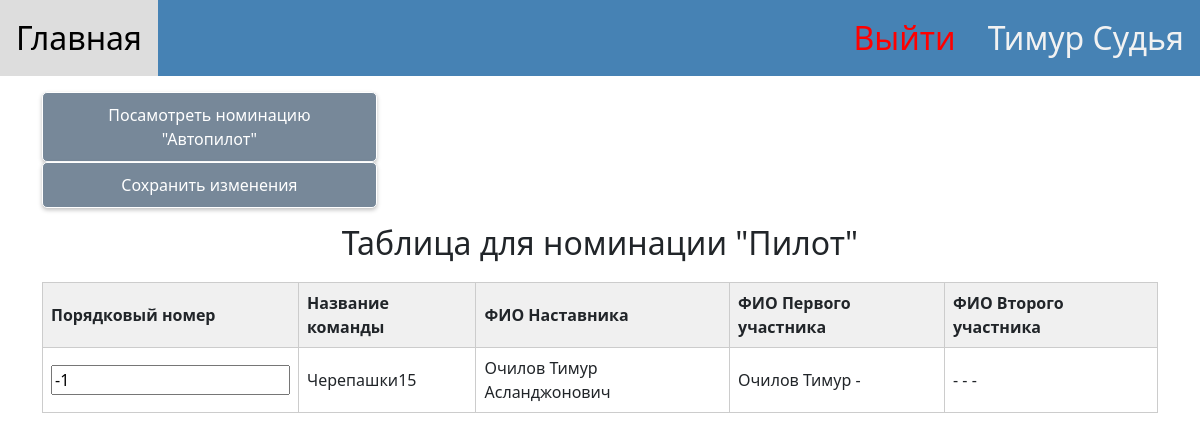
/redact_random_queue/14/pilot (signed in), run on the app's committed database.
### for_work_with_database/class_db_user.py (models this page shows, shortened)
class User(SqlAlchemyBase, UserMixin):
    __tablename__ = 'users'
    id = Column(Integer, primary_key=True, autoincrement=True)
    email = Column(String, unique=True)
    password = Column(String)
    name = Column(String)
    last_name = Column(String)
    role_id = Column(Integer, ForeignKey('roles.id'))

### for_work_with_database/class_db_team.py (models this page shows)
class TeamDB(SqlAlchemyBase):
    __tablename__ = 'teams'
    id = sqlalchemy.Column(sqlalchemy.Integer, primary_key=True, autoincrement=True)
    name_command = sqlalchemy.Column(sqlalchemy.String)
    name_of_organization = sqlalchemy.Column(sqlalchemy.String)
    first_score = sqlalchemy.Column(sqlalchemy.Text)
    second_score = sqlalchemy.Column(sqlalchemy.Text)
    nomination = sqlalchemy.Column(sqlalchemy.Integer)
    competition_id = sqlalchemy.Column(sqlalchemy.Integer)
    manager = sqlalchemy.Column(sqlalchemy.String)
    number_phone_of_manager = sqlalchemy.Column(sqlalchemy.String)
    email_of_manager = sqlalchemy.Column(sqlalchemy.String)
    name_first_member = sqlalchemy.Column(sqlalchemy.String)
    last_name_first_member = sqlalchemy.Column(sqlalchemy.String)
    middle_name_first_member = sqlalchemy.Column(sqlalchemy.String)
    date_birthday_first_member = sqlalchemy.Column(sqlalchemy.String)
    certificate_PFDO_first_member = sqlalchemy.Column(sqlalchemy.String)
    name_second_member = sqlalchemy.Column(sqlalchemy.String)
    middle_name_second_member = sqlalchemy.Column(sqlalchemy.String)
    last_name_second_member = sqlalchemy.Column(sqlalchemy.String)
    date_birthday_second_member = sqlalchemy.Column(sqlalchemy.String)
    certificate_PFDO_second_member = sqlalchemy.Column(sqlalchemy.String)
    final_top = sqlalchemy.Column(sqlalchemy.Integer)
    final_score = sqlalchemy.Column(sqlalchemy.Integer)
    random_queue = sqlalchemy.Column(sqlalchemy.Integer)
    time_of_first_race = sqlalchemy.Column(sqlalchemy.Integer)
    time_of_second_race = sqlalchemy.Column(sqlalchemy.Integer)
    list_logs_score_of_first_race = sqlalchemy.Column(sqlalchemy.Text)
    list_logs_score_of_second_race = sqlalchemy.Column(sqlalchemy.Text)

### main.py (the view, shortened to what this page needs)
@app.route("/redact_random_queue/<int:competition_id>/<string:nomination>", methods=["POST", "GET"])
@limiter.limit(REQUESTS_TIME)
def redact_random_queue(competition_id, nomination):
    if not current_user.is_authenticated:
        return redirect("/")
    if current_user.role_id == 1:
        return redirect("/")
    sess = db_session.create_session()
    print(find_nominatation_id_by_name(nomination), type(find_nominatation_id_by_name(nomination)))
    teams = sess.query(TeamDB).filter(TeamDB.competition_id == competition_id, TeamDB.nomination == find_nominatation_id_by_name(nomination)).all()
    for i in teams:
        print(i.nomination)
    if request.method == "GET":
        return render_template("redact_random_queue.html", teams=teams, is_error=False, competition_id=competition_id,
                               nomination_show=find_nominatation_name_by_id(find_nominatation_id_by_name(nomination)))

### for_work_with_database/db_session.py (called while the page is built)
def create_session() -> Session:
    global __factory
    return __factory()

### main.py (called while the page is built)
@login_manager.user_loader
def load_user(user_id):
    db_sess = db_session.create_session()
    return db_sess.query(User).get(user_id)

def find_nominatation_id_by_name(name_of_nomination):
    if name_of_nomination == "pilot":
        return 1
    return 2

def find_nominatation_name_by_id(name_of_nomination):
    if name_of_nomination == 1:
        return "Пилот"
    return "Автопилот"

### templates/redact_random_queue.html (shortened to what this page needs)
{% extends "base.html" %}
{% block content %}
<body>
<p align="center">
<div>
    {% if nomination_show == "Пилот" %}
    <a href="/redact_random_queue/{{competition_id}}/autopilot">
        <button class="green_button" type="button" style="width: 30%">Посaмотреть номинацию "Автопилот"</button></a>
    {% else %}
    <a href="/redact_random_queue/{{competition_id}}/pilot">
        <button class="green_button" type="button" style="width: 30%">Посмотреть номинацию "Пилот"</button></a>
    {% endif %}
</div>
<div>
    <button class="green_button" type="submit" form="form_for_redact_random_queue" style="width: 30%;">Сохранить изменения</button>
</div>
</p>
<h2 align="center">Таблица для номинации "{{ nomination_show }}"</h2>
<form id="form_for_redact_random_queue" method="POST">
<table>
    <thead>
    <tr>
        <th>Порядковый номер</th>
        <th>Название команды</th>
        <th>ФИО Наставника</th>
        <th>ФИО Первого участника</th>
        <th>ФИО Второго участника</th>
    </tr>
    </thead>
    <tbody>
        {% for team in teams %}
            <tr>
                {% if is_error %}
                    <td><input value="{{dict_of_last_values[str(team.id)]}}" type="text" name="{{team.id}}" id="{{team.id}}" form="form_for_redact_random_queue"></td>
                {% else %}
                    <td><input value="{{team.random_queue}}" type="text" name="{{team.id}}" id="{{team.id}}" form="form_for_redact_random_queue"></td>
                {% endif %}
                <td>{{team.name_command}}</td>
                <td>{{team.manager}}</td>
                <td>{{team.last_name_first_member}} {{team.name_first_member}} {{team.middle_name_first_member}}</td>
                <td>{{team.last_name_second_member}} {{team.name_second_member}} {{team.middle_name_second_member}}</td>
            </tr>
        {% endfor %}
    </tbody>
</table>
<head>
</head>
</html>
{% endblock %}

### templates/base.html (shortened to what this page needs)
<!DOCTYPE html>
<html lang="en">
<head>
    <link href="https://cdn.jsdelivr.net/npm/bootstrap@5.0.2/dist/css/bootstrap.min.css" rel="stylesheet"
>
    <link rel="stylesheet" href="{{ url_for('static',filename='styles/style.css') }}">
    <div class="topnav">
        <a class="active" href="/">Главная</a>
        {% if not current_user.is_authenticated%}
            <a href="/login_user" style="float: right">Войти</a>
        {% else %}
            <a href="/" style="float: right">
                {{current_user.name}} {{current_user.last_name}}
            </a>
            <a href="/logout" style="float: right"><font color="red">Выйти</font></a>
        {% endif %}
    </div>
</head>
<main role="main" class="container">
    {% block content %}{% endblock %}
</html>

### static/styles/style.css (style rules this page uses)
table { width: 100%; border-collapse: collapse; margin-top: 20px; }
th, td { border: 1px solid #ccc; padding: 8px; text-align: left; }
th { background-color: #f0f0f0; }
.topnav { background-color: #4682B4; overflow: hidden; }
.topnav a { float: left; color: #f2f2f2; text-align: center; padding: 14px 16px; text-decoration: none; font-size: 200%; }
.topnav a.active { background-color: #778899; color: white; }
a { text-decoration: none; }
button.green_button { background-color: #778899; color: white; border: none; padding: 10px 20px; border-radius: 5px; box-shadow: 0px 2px 4px rgba(0, 0, 0, 0.25); font-size: 16px; border: 1px solid white; }

### data on the page
User: name "Тимур", last_name "Судья"
TeamDB: random_queue "-1", name_command "Черепашки15", manager "Очилов Тимур Асланджонович", last_name_first_member "Очилов", name_first_member "Тимур", middle_name_first_member "-", last_name_second_member "-", name_second_member "-", middle_name_second_member "-"

### other printed values
{{ nomination_show }} "Пилот"
